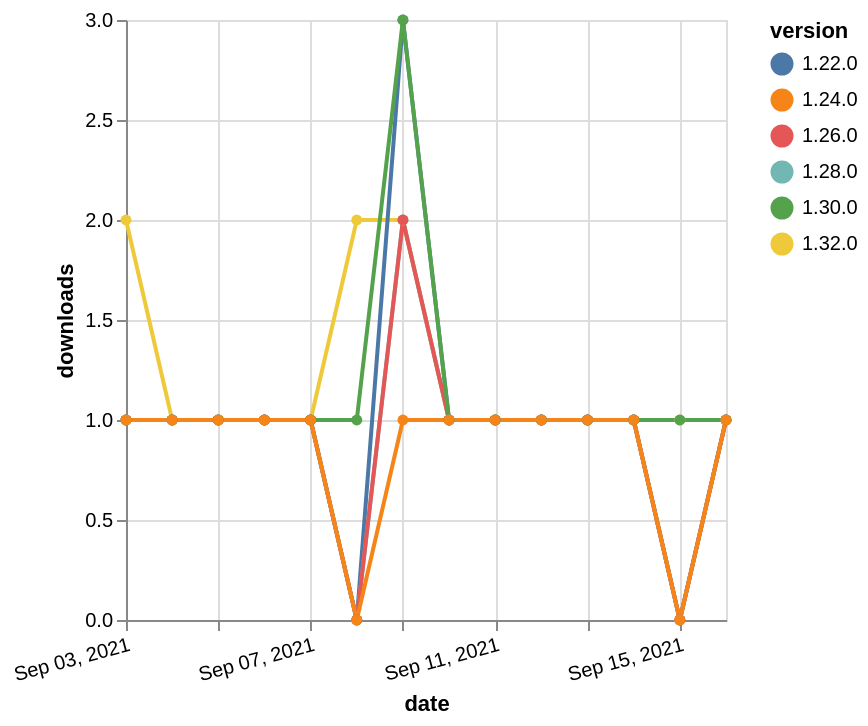

Write a Vega-Lite specification for this figure.
### Vega-Lite specification from a JSON file in a GitHub repository (floating-point values rounded to 4 significant figures)
{"$schema": "https://vega.github.io/schema/vega-lite/v5.json", "description": "A simple bar chart with embedded data.", "data": {"values": [{"date": "2021-09-03", "total": 116, "delta": 2, "version": "1.32.0"}, {"date": "2021-09-04", "total": 117, "delta": 1, "version": "1.32.0"}, {"date": "2021-09-05", "total": 118, "delta": 1, "version": "1.32.0"}, {"date": "2021-09-06", "total": 119, "delta": 1, "version": "1.32.0"}, {"date": "2021-09-07", "total": 120, "delta": 1, "version": "1.32.0"}, {"date": "2021-09-08", "total": 122, "delta": 2, "version": "1.32.0"}, {"date": "2021-09-09", "total": 124, "delta": 2, "version": "1.32.0"}, {"date": "2021-09-10", "total": 125, "delta": 1, "version": "1.32.0"}, {"date": "2021-09-11", "total": 126, "delta": 1, "version": "1.32.0"}, {"date": "2021-09-12", "total": 127, "delta": 1, "version": "1.32.0"}, {"date": "2021-09-13", "total": 128, "delta": 1, "version": "1.32.0"}, {"date": "2021-09-14", "total": 129, "delta": 1, "version": "1.32.0"}, {"date": "2021-09-15", "total": 130, "delta": 1, "version": "1.32.0"}, {"date": "2021-09-16", "total": 131, "delta": 1, "version": "1.32.0"}, {"date": "2021-09-03", "total": 218, "delta": 1, "version": "1.22.0"}, {"date": "2021-09-04", "total": 219, "delta": 1, "version": "1.22.0"}, {"date": "2021-09-05", "total": 220, "delta": 1, "version": "1.22.0"}, {"date": "2021-09-06", "total": 221, "delta": 1, "version": "1.22.0"}, {"date": "2021-09-07", "total": 222, "delta": 1, "version": "1.22.0"}, {"date": "2021-09-08", "total": 222, "delta": 0, "version": "1.22.0"}, {"date": "2021-09-09", "total": 225, "delta": 3, "version": "1.22.0"}, {"date": "2021-09-10", "total": 226, "delta": 1, "version": "1.22.0"}, {"date": "2021-09-11", "total": 227, "delta": 1, "version": "1.22.0"}, {"date": "2021-09-12", "total": 228, "delta": 1, "version": "1.22.0"}, {"date": "2021-09-13", "total": 229, "delta": 1, "version": "1.22.0"}, {"date": "2021-09-14", "total": 230, "delta": 1, "version": "1.22.0"}, {"date": "2021-09-15", "total": 230, "delta": 0, "version": "1.22.0"}, {"date": "2021-09-16", "total": 231, "delta": 1, "version": "1.22.0"}, {"date": "2021-09-03", "total": 139, "delta": 1, "version": "1.28.0"}, {"date": "2021-09-04", "total": 140, "delta": 1, "version": "1.28.0"}, {"date": "2021-09-05", "total": 141, "delta": 1, "version": "1.28.0"}, {"date": "2021-09-06", "total": 142, "delta": 1, "version": "1.28.0"}, {"date": "2021-09-07", "total": 143, "delta": 1, "version": "1.28.0"}, {"date": "2021-09-08", "total": 143, "delta": 0, "version": "1.28.0"}, {"date": "2021-09-09", "total": 145, "delta": 2, "version": "1.28.0"}, {"date": "2021-09-10", "total": 146, "delta": 1, "version": "1.28.0"}, {"date": "2021-09-11", "total": 147, "delta": 1, "version": "1.28.0"}, {"date": "2021-09-12", "total": 148, "delta": 1, "version": "1.28.0"}, {"date": "2021-09-13", "total": 149, "delta": 1, "version": "1.28.0"}, {"date": "2021-09-14", "total": 150, "delta": 1, "version": "1.28.0"}, {"date": "2021-09-15", "total": 150, "delta": 0, "version": "1.28.0"}, {"date": "2021-09-16", "total": 151, "delta": 1, "version": "1.28.0"}, {"date": "2021-09-03", "total": 178, "delta": 1, "version": "1.26.0"}, {"date": "2021-09-04", "total": 179, "delta": 1, "version": "1.26.0"}, {"date": "2021-09-05", "total": 180, "delta": 1, "version": "1.26.0"}, {"date": "2021-09-06", "total": 181, "delta": 1, "version": "1.26.0"}, {"date": "2021-09-07", "total": 182, "delta": 1, "version": "1.26.0"}, {"date": "2021-09-08", "total": 182, "delta": 0, "version": "1.26.0"}, {"date": "2021-09-09", "total": 184, "delta": 2, "version": "1.26.0"}, {"date": "2021-09-10", "total": 185, "delta": 1, "version": "1.26.0"}, {"date": "2021-09-11", "total": 186, "delta": 1, "version": "1.26.0"}, {"date": "2021-09-12", "total": 187, "delta": 1, "version": "1.26.0"}, {"date": "2021-09-13", "total": 188, "delta": 1, "version": "1.26.0"}, {"date": "2021-09-14", "total": 189, "delta": 1, "version": "1.26.0"}, {"date": "2021-09-15", "total": 189, "delta": 0, "version": "1.26.0"}, {"date": "2021-09-16", "total": 190, "delta": 1, "version": "1.26.0"}, {"date": "2021-09-03", "total": 158, "delta": 1, "version": "1.30.0"}, {"date": "2021-09-04", "total": 159, "delta": 1, "version": "1.30.0"}, {"date": "2021-09-05", "total": 160, "delta": 1, "version": "1.30.0"}, {"date": "2021-09-06", "total": 161, "delta": 1, "version": "1.30.0"}, {"date": "2021-09-07", "total": 162, "delta": 1, "version": "1.30.0"}, {"date": "2021-09-08", "total": 163, "delta": 1, "version": "1.30.0"}, {"date": "2021-09-09", "total": 166, "delta": 3, "version": "1.30.0"}, {"date": "2021-09-10", "total": 167, "delta": 1, "version": "1.30.0"}, {"date": "2021-09-11", "total": 168, "delta": 1, "version": "1.30.0"}, {"date": "2021-09-12", "total": 169, "delta": 1, "version": "1.30.0"}, {"date": "2021-09-13", "total": 170, "delta": 1, "version": "1.30.0"}, {"date": "2021-09-14", "total": 171, "delta": 1, "version": "1.30.0"}, {"date": "2021-09-15", "total": 172, "delta": 1, "version": "1.30.0"}, {"date": "2021-09-16", "total": 173, "delta": 1, "version": "1.30.0"}, {"date": "2021-09-03", "total": 182, "delta": 1, "version": "1.24.0"}, {"date": "2021-09-04", "total": 183, "delta": 1, "version": "1.24.0"}, {"date": "2021-09-05", "total": 184, "delta": 1, "version": "1.24.0"}, {"date": "2021-09-06", "total": 185, "delta": 1, "version": "1.24.0"}, {"date": "2021-09-07", "total": 186, "delta": 1, "version": "1.24.0"}, {"date": "2021-09-08", "total": 186, "delta": 0, "version": "1.24.0"}, {"date": "2021-09-09", "total": 187, "delta": 1, "version": "1.24.0"}, {"date": "2021-09-10", "total": 188, "delta": 1, "version": "1.24.0"}, {"date": "2021-09-11", "total": 189, "delta": 1, "version": "1.24.0"}, {"date": "2021-09-12", "total": 190, "delta": 1, "version": "1.24.0"}, {"date": "2021-09-13", "total": 191, "delta": 1, "version": "1.24.0"}, {"date": "2021-09-14", "total": 192, "delta": 1, "version": "1.24.0"}, {"date": "2021-09-15", "total": 192, "delta": 0, "version": "1.24.0"}, {"date": "2021-09-16", "total": 193, "delta": 1, "version": "1.24.0"}]}, "width": "container", "mark": {"type": "line", "point": {"filled": true}}, "encoding": {"x": {"field": "date", "type": "temporal", "timeUnit": "yearmonthdate", "title": "date", "axis": {"labelAngle": -15}}, "y": {"field": "delta", "type": "quantitative", "title": "downloads"}, "color": {"field": "version", "type": "nominal"}, "tooltip": {"field": "delta"}}}
